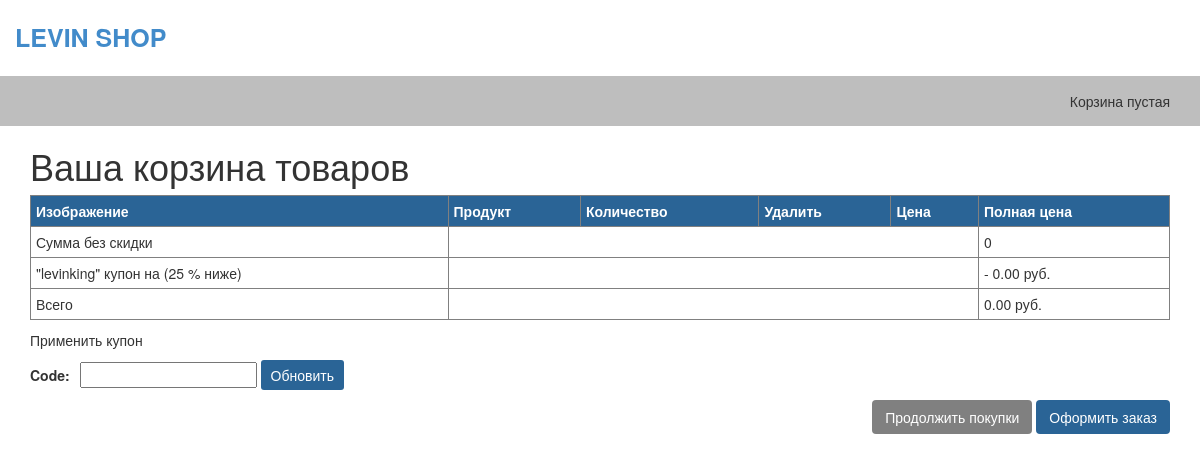
The app's page /cart/ (signed in) with its own data.
### cupons/models.py (models this page shows, shortened)
class Cupon(models.Model):
    code = models.CharField(max_length=50, unique=True)
    valid_from = models.DateTimeField()
    valid_to = models.DateTimeField()
    discount = models.IntegerField(validators=[MinValueValidator(0), MaxValueValidator(100)])
    active = models.BooleanField()

### cart/views.py (the view)
def CartDetail(request):
    cart = Cart(request)
    for item in cart:
        item['update_quantity_form'] = CartAddProductForm(
                                        initial={
                                            'quantity': item['quantity'],
                                            'update': True
                                        })
    cupon_apply_form = CuponApllyForm()
    return render(request, 'cart/detail.html',
                 {'cart': cart, 'cupon_apply_form': cupon_apply_form})

### cupons/forms.py
class CuponApllyForm(forms.Form):
    code = forms.CharField()

### cart/cart.py (called while the page is built)
    @property
    def cupon(self):
        if self.cupon_id:
            return Cupon.objects.get(id=self.cupon_id)
        return None

    def get_discount(self):
        if self.cupon:
            return (self.cupon.discount / Decimal('100')) * self.get_total_price()
        return Decimal('0')

    def get_total_price_after_discount(self):
        return self.get_total_price() - self.get_discount()

    def __iter__(self):
        product_ids = self.cart.keys()
        products = Product.objects.filter(id__in=product_ids)
        for product in products:
            self.cart[str(product.id)]['product'] = product
        for item in self.cart.values():
            item['price'] = Decimal(item['price'])
            item['total_price'] = item['price'] * item['quantity']
            yield item

    def __len__(self):
        return sum(item['quantity'] for item in self.cart.values())

    def get_total_price(self):
        return sum(Decimal(item['price']) * item['quantity'] for item in self.cart.values())

### cart/context_processors.py (called while the page is built)
def cart(request):
    return {'cart': Cart(request)}

### cart/templates/cart/detail.html (shortened to what this page needs)
{% extends "shop/base.html" %}
{% block content %}
  <h1>Ваша корзина товаров</h1>
  <table class="table-cart" border="1px">
    <thead>
      <tr>
        <th>Изображение</th>
        <th>Продукт</th>
        <th>Количество</th>
        <th>Удалить</th>
        <th>Цена</th>
        <th>Полная цена</th>
      </tr>
    </thead>
    <tbody>
        {% if cart.cupon %}
          <tr class="subtotal">
            <td>Сумма без скидки</td>
            <td colspan="4"></td>
            <td>{{ cart.get_total_price }}</td>
          </tr>
          <tr>
            <td>
              "{{ cart.cupon.code }}" купон на ({{ cart.cupon.discount }} % ниже)
            </td>
            <td colspan="4"></td>
            <td class="num discount">- {{ cart.get_discount|floatformat:"2" }} руб.</td>
          </tr>
        {% endif %}
        <tr class="total">
          <td>Всего</td>
          <td colspan="4"></td>
          <td class="num">{{ cart.get_total_price_after_discount|floatformat:"2" }} руб.</td>
        </tr>
    </tbody>
  </table>
  <p>Применить купон</p>
  <form action="{% url "cupon:apply" %}" method="post" class="add">
    {{ cupon_apply_form }}
    <input type="submit" value="Обновить">
  </form>
  <p class="text-right">
    <a href="{% url "shop:ProductList"%}" class="btn btn-light">Продолжить покупки</a>
    <a href="{% url "orders:OrderCreate" %}" class="btn">Оформить заказ</a>
  </p>
{% endblock %}

### shop/static/CSS/style.css (style rules this page uses)
form.add { margin-bottom: 10px; }
form.add label { margin-right: 10px; }
form.add input[type="submit"] { background: #2a6496; border-radius: 3px; border: 0; padding: 5px 10px; color: white; }
.table-cart { width: 100%; margin: 10px 0; }
th, td { padding: 5px; }
thead { background: #2a6496; color: white; }
.btn { background: #2a6496; color: white; }
.btn-light { background: #808080; }

### records on screen
Cupon: cupon.code "levinking", cupon.discount "25", get_discount "0.00", get_total_price_after_discount "0.00"

### other values on screen
{{ cart.get_total_price }} "0"
